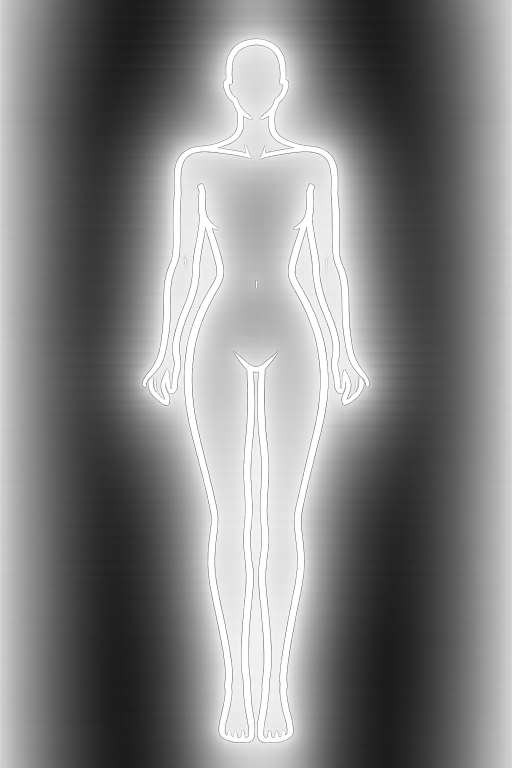
#> input picture beauty_standard_images/FBS_1.png, 1024 x 1536 px (shown at 1/2 size)
$ python -i display.py   (imports and definitions only)
#> lines starting #> are read from the running program, lines starting #| are printed output that depends on the picture
"""
Output-frame display helpers for run_installation.py: rotating a camera
frame to match the installation's physical screen orientation
(rotate_frame_for_output) and setting up/showing the fullscreen window on
the second monitor the mesh is displayed on.
"""

import cv2

PRIMARY_MONITOR_WIDTH = 1920
WINDOW_NAME = "Hand brush drag on mesh"

ROTATE_DEG = 90
ROTATE_DIR = "ccw"   # "ccw" or "cw"


def rotate_frame_for_output(frame_bgr, deg=ROTATE_DEG, direction=ROTATE_DIR):
    if frame_bgr is None:
        return None

    deg = float(deg) % 360.0
    direction = str(direction).lower().strip()
    if direction not in ("ccw", "cw"):
        direction = "ccw"

    ccw_deg = deg if direction == "ccw" else (360.0 - deg) % 360.0

    if abs(ccw_deg - 0.0) < 1e-6:
        return frame_bgr
    if abs(ccw_deg - 90.0) < 1e-6:
        return cv2.rotate(frame_bgr, cv2.ROTATE_90_COUNTERCLOCKWISE)
    if abs(ccw_deg - 180.0) < 1e-6:
        return cv2.rotate(frame_bgr, cv2.ROTATE_180)
    if abs(ccw_deg - 270.0) < 1e-6:
        return cv2.rotate(frame_bgr, cv2.ROTATE_90_CLOCKWISE)

    h, w = frame_bgr.shape[:2]
    cx, cy = w / 2.0, h / 2.0

    M = cv2.getRotationMatrix2D((cx, cy), ccw_deg, 1.0)

    cos = abs(M[0, 0])
    sin = abs(M[0, 1])
    new_w = int(h * sin + w * cos)
    new_h = int(h * cos + w * sin)

    M[0, 2] += (new_w / 2.0) - cx
    M[1, 2] += (new_h / 2.0) - cy

    return cv2.warpAffine(
        frame_bgr,
        M,
        (new_w, new_h),
        flags=cv2.INTER_LINEAR,
        borderMode=cv2.BORDER_REPLICATE
    )


def setup_fullscreen_second_monitor_window(
    window_name,
    primary_monitor_width=PRIMARY_MONITOR_WIDTH,
    y=0,
):
    cv2.namedWindow(window_name, cv2.WINDOW_NORMAL)
    cv2.moveWindow(window_name, primary_monitor_width, y)
    cv2.setWindowProperty(window_name, cv2.WND_PROP_FULLSCREEN, cv2.WINDOW_FULLSCREEN)


def show_output_frame(window_name, frame_bgr, rotate_deg=ROTATE_DEG, rotate_dir=ROTATE_DIR):
    final_frame = rotate_frame_for_output(frame_bgr, deg=rotate_deg, direction=rotate_dir)
    cv2.imshow(window_name, final_frame)

>>> import cv2
>>> picture = cv2.imread('../../beauty_standard_images/FBS_1.png')
#> picture is the input picture: shape (1536, 1024, 3); mean B, G, R 131.6, 131.2, 131.2
>>> result = rotate_frame_for_output(picture)
#> in rotate_frame_for_output, `return cv2.rotate(frame_bgr, cv2.ROTATE_90_COUNTERCLOCKWISE)`:
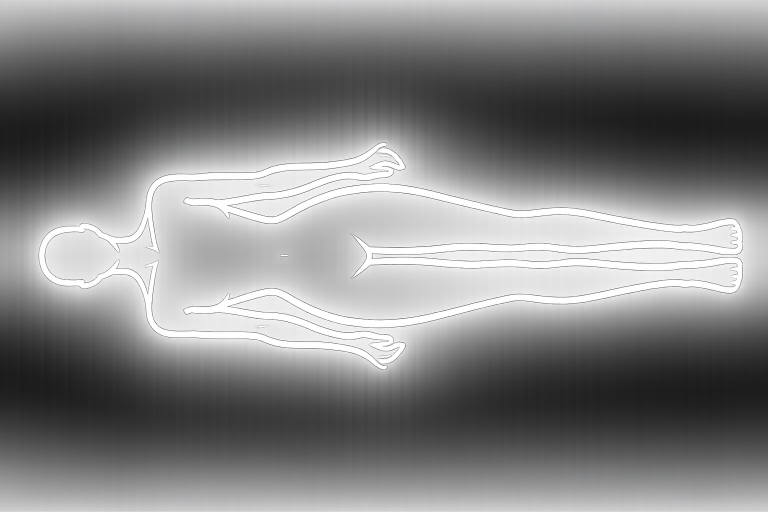
#> returned value: shape (1024, 1536, 3) (shown at 1/2 size); mean of channels 0, 1, 2 131.6, 131.2, 131.2; drawn as B, G, R

$ run again, on beauty_standard_images/FBS_2.png
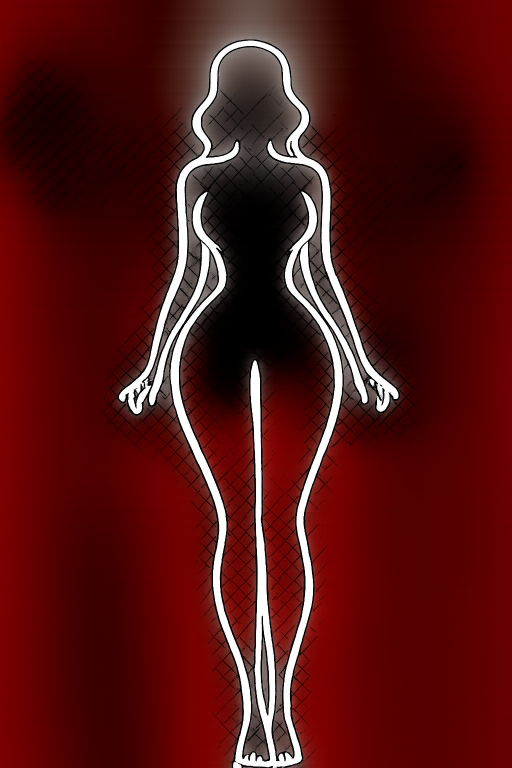
#> input picture beauty_standard_images/FBS_2.png, 1024 x 1536 px (shown at 1/2 size)
#> picture is the input picture: shape (1536, 1024, 3); mean B, G, R 20.8, 21.6, 85.7
#> in rotate_frame_for_output, `return cv2.rotate(frame_bgr, cv2.ROTATE_90_COUNTERCLOCKWISE)`:
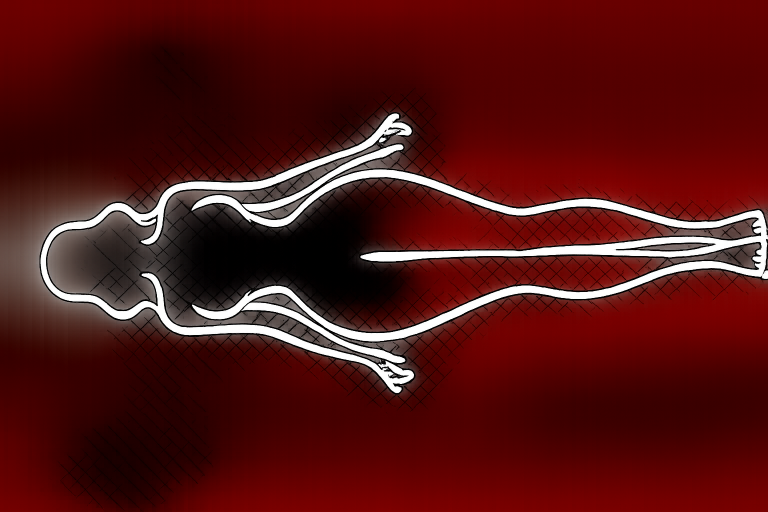
#> returned value: shape (1024, 1536, 3) (shown at 1/2 size); mean of channels 0, 1, 2 20.8, 21.6, 85.7; drawn as B, G, R

$ run again, on beauty_standard_images/FBS_3.png
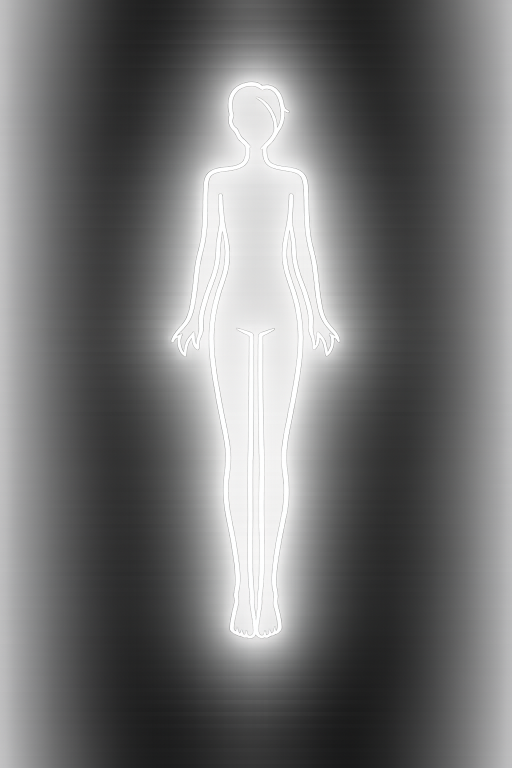
#> input picture beauty_standard_images/FBS_3.png, 1024 x 1536 px (shown at 1/2 size)
#> picture is the input picture: shape (1536, 1024, 3); mean B, G, R 115.6, 115.4, 115.3
#> in rotate_frame_for_output, `return cv2.rotate(frame_bgr, cv2.ROTATE_90_COUNTERCLOCKWISE)`:
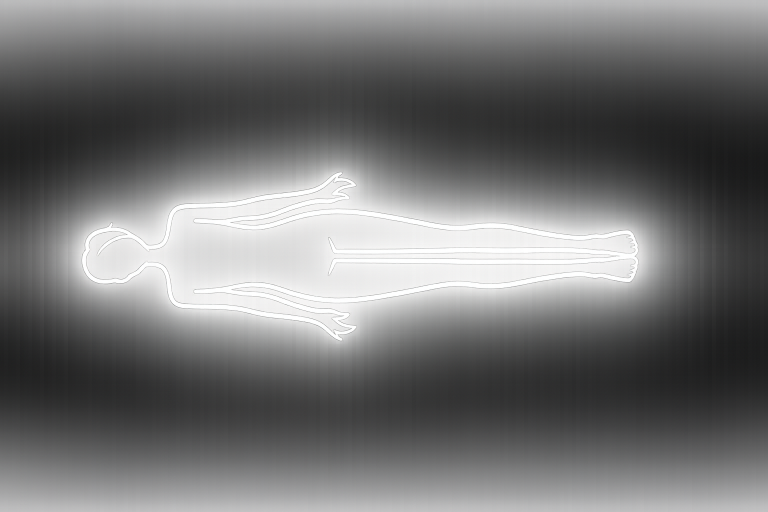
#> returned value: shape (1024, 1536, 3) (shown at 1/2 size); mean of channels 0, 1, 2 115.6, 115.4, 115.3; drawn as B, G, R

$ run again, on beauty_standard_images/MBS_1.png
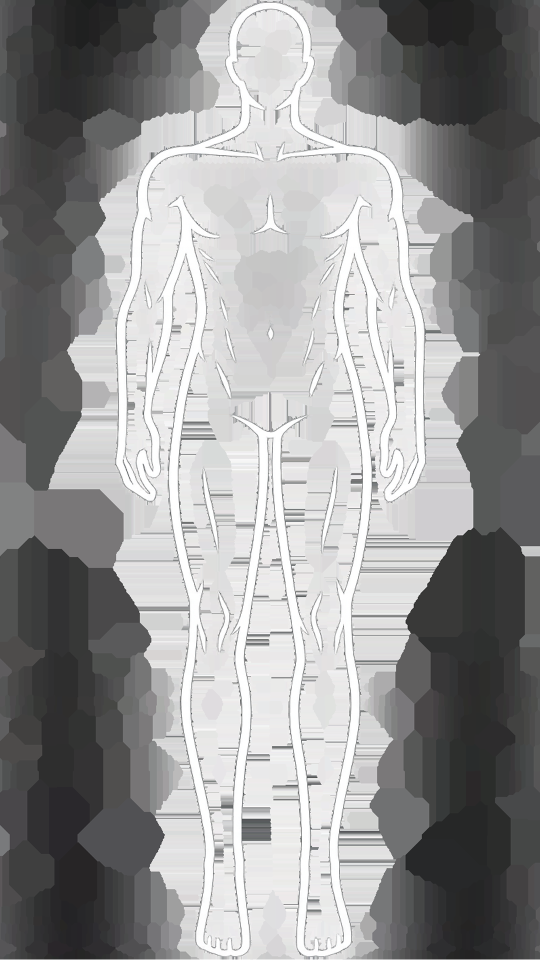
#> input picture beauty_standard_images/MBS_1.png, 1080 x 1920 px (shown at 1/2 size)
#> picture is the input picture: shape (1920, 1080, 3); mean B, G, R 149.8, 149.5, 149.6
#> in rotate_frame_for_output, `return cv2.rotate(frame_bgr, cv2.ROTATE_90_COUNTERCLOCKWISE)`:
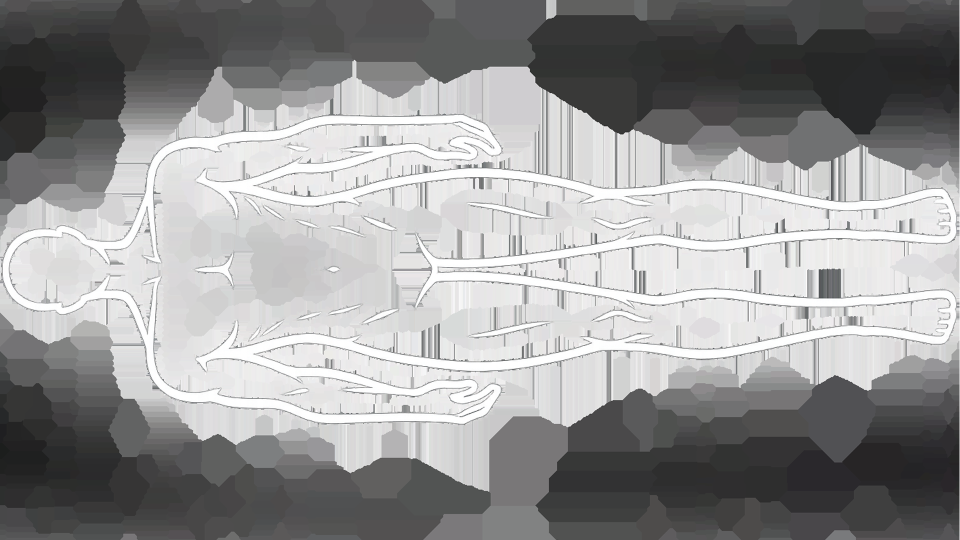
#> returned value: shape (1080, 1920, 3) (shown at 1/2 size); mean of channels 0, 1, 2 149.8, 149.5, 149.6; drawn as B, G, R
